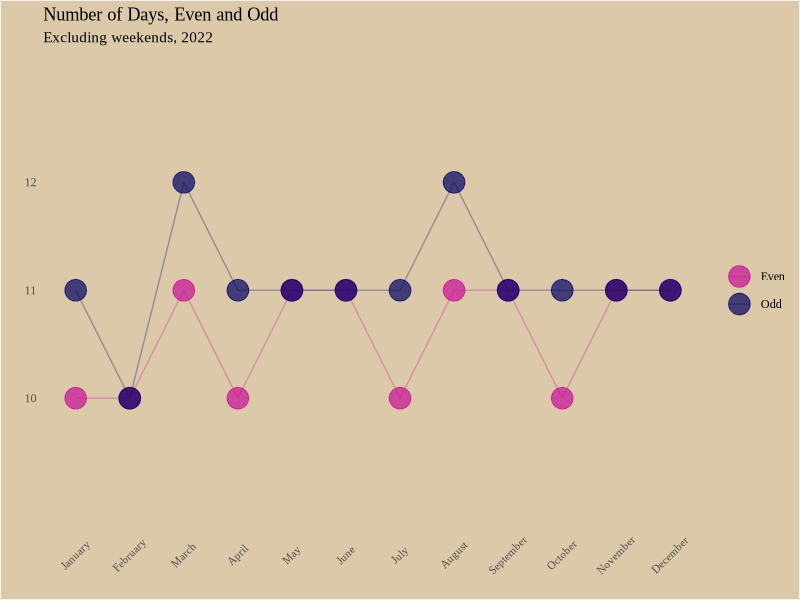
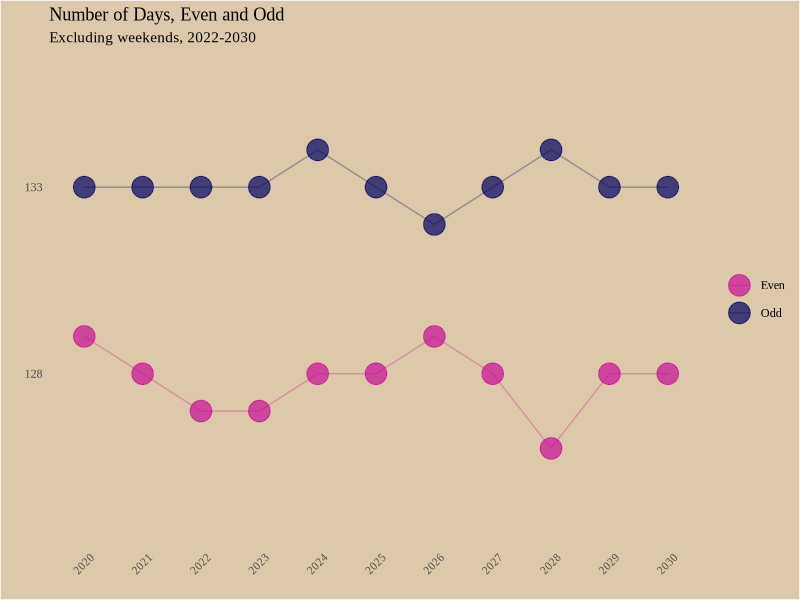
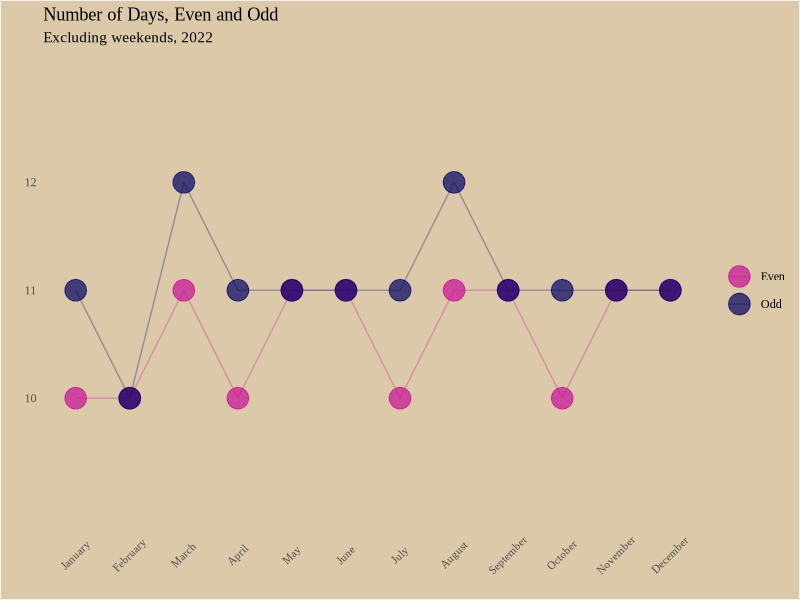
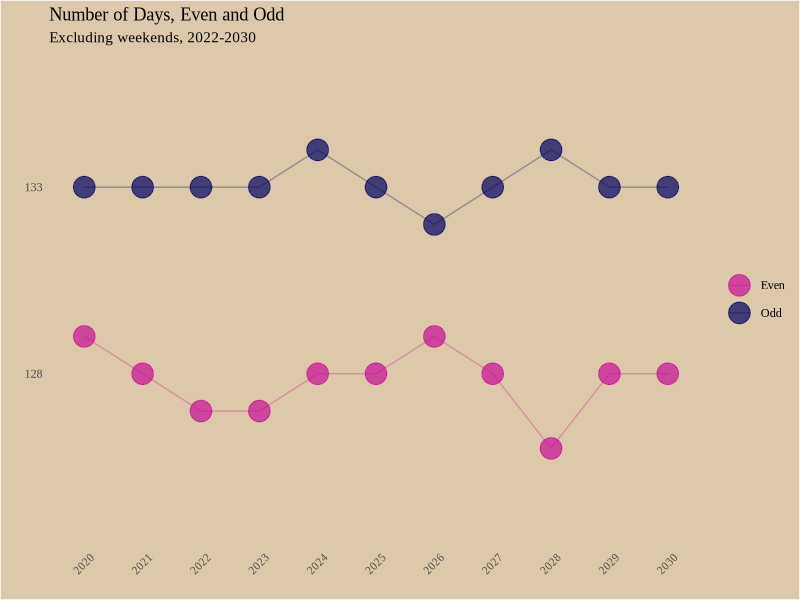

The R script that drew these images, in order:
## ---- chunk 1
library("tidyr")
library(dplyr)
library("ggplot2")
## ---- chunk 2
num_repeat <- 1

dates <- data.frame(rep(
  seq(as.Date('2022-01-01'), as.Date('2022-12-31'), by = 'days'), 
  times = num_repeat))

colnames(dates) <- c("date")

dates$day <- format(as.Date(dates$date,format="%Y-%m-%d"), format = "%d")
dates$day_name <- format(as.Date(dates$date,format="%Y-%m-%d"), format = "%A")
dates$month_num <- format(as.Date(dates$date,format="%Y-%m-%d"), format = "%m")
dates$month <- format(as.Date(dates$date,format="%Y-%m-%d"), format = "%B")

dates$day<- sapply(dates$day, as.numeric)

dates <- dates %>% filter(!day_name %in% c("Saturday", "Sunday"))

dates <- dates %>% mutate(type = case_when(dates$day %% 2 == 1 ~ "Odd",
                                           dates$day %% 2 == 0 ~ "Even",
                                           ))

dates
## ---- chunk 3
dates_agg <- dates %>% group_by(month_num,month, type) %>% summarise(date = n()) %>% rename(cnt = date)

dates_agg
## ---- chunk 4
month_name <- c("January", "February", "March", "April", "May", "June", "July", "August", "September", "October", "November", "December")

g <- ggplot(data=dates_agg, aes(x=month_num, y=cnt, group=type)) +
  geom_line(aes(color=type), alpha=.3)+
  geom_point(aes(color=type) , size=7, alpha=.7) +
  theme_classic() +
  scale_color_manual(values=c("#C90C96", "#000060")) +
  labs(x="", y="",
      title = "Number of Days, Even and Odd",
       subtitle = "Excluding weekends, 2022"
       ) +
  scale_x_discrete(labels=month_name) +
  scale_y_continuous(limit = c(9, 13), breaks = c(10, 11, 12)) +
  theme(axis.text.x  = element_text(angle=45, vjust=0.5, size=8), 
        axis.ticks = element_blank(), 
        line = element_blank(),
        legend.title = element_blank(),
        legend.background = element_blank(),
        panel.background = element_rect(fill = "transparent", colour = NA),
        plot.background = element_rect(fill=c("#dbc9a9")),
        text = element_text(family = "Times New Roman")
        )
  # theme_void()

ggsave(g, filename = "result/even_odd_2022.png", width=8, height=6)

g

## ---- chunk 5
num_repeat <- 1

dates <- data.frame(rep(
  seq(as.Date('2020-01-01'), as.Date('2030-12-31'), by = 'days'), 
  times = num_repeat))

colnames(dates) <- c("date")

dates$day <- format(as.Date(dates$date,format="%Y-%m-%d"), format = "%d")
dates$day_name <- format(as.Date(dates$date,format="%Y-%m-%d"), format = "%A")
dates$month_num <- format(as.Date(dates$date,format="%Y-%m-%d"), format = "%m")
dates$month <- format(as.Date(dates$date,format="%Y-%m-%d"), format = "%B")
dates$year <- format(as.Date(dates$date,format="%Y-%m-%d"), format = "%Y")

dates$day<- sapply(dates$day, as.numeric)

dates <- dates %>% filter(!day_name %in% c("Saturday", "Sunday"))

dates <- dates %>% mutate(type = case_when(dates$day %% 2 == 1 ~ "Odd",
                                           dates$day %% 2 == 0 ~ "Even",
                                           ))

dates
## ---- chunk 6
dates_agg <- dates %>% group_by(year, type) %>% summarise(date = n()) %>% rename(cnt = date)

dates_agg
## ---- chunk 7
g <- ggplot(data=dates_agg, aes(x=year, y=cnt, group=type)) +
  geom_line(aes(color=type), alpha=.3)+
  geom_point(aes(color=type) , size=7, alpha=.7) +
  theme_classic() +
  scale_color_manual(values=c("#C90C96", "#000060")) +
  labs(x="", y="", 
       title = "Number of Days, Even and Odd",
       subtitle = "Excluding weekends, 2022-2030"
       ) +
#   # scale_x_discrete(labels=month_name) +
  scale_y_continuous(limit = c(124, 136), breaks = c(128, 133)) +
  theme(axis.text.x  = element_text(angle=45, vjust=0.5, size=8),
        axis.ticks = element_blank(),
        line = element_blank(),
        legend.title = element_blank(),
        legend.background = element_blank(),
        panel.background = element_rect(fill = "transparent", colour = NA),
        plot.background = element_rect(fill=c("#dbc9a9")),
        text = element_text(family = "Times New Roman")
        )

ggsave(g, filename = "result/even_odd_decade.png", width=8, height=6)

g
